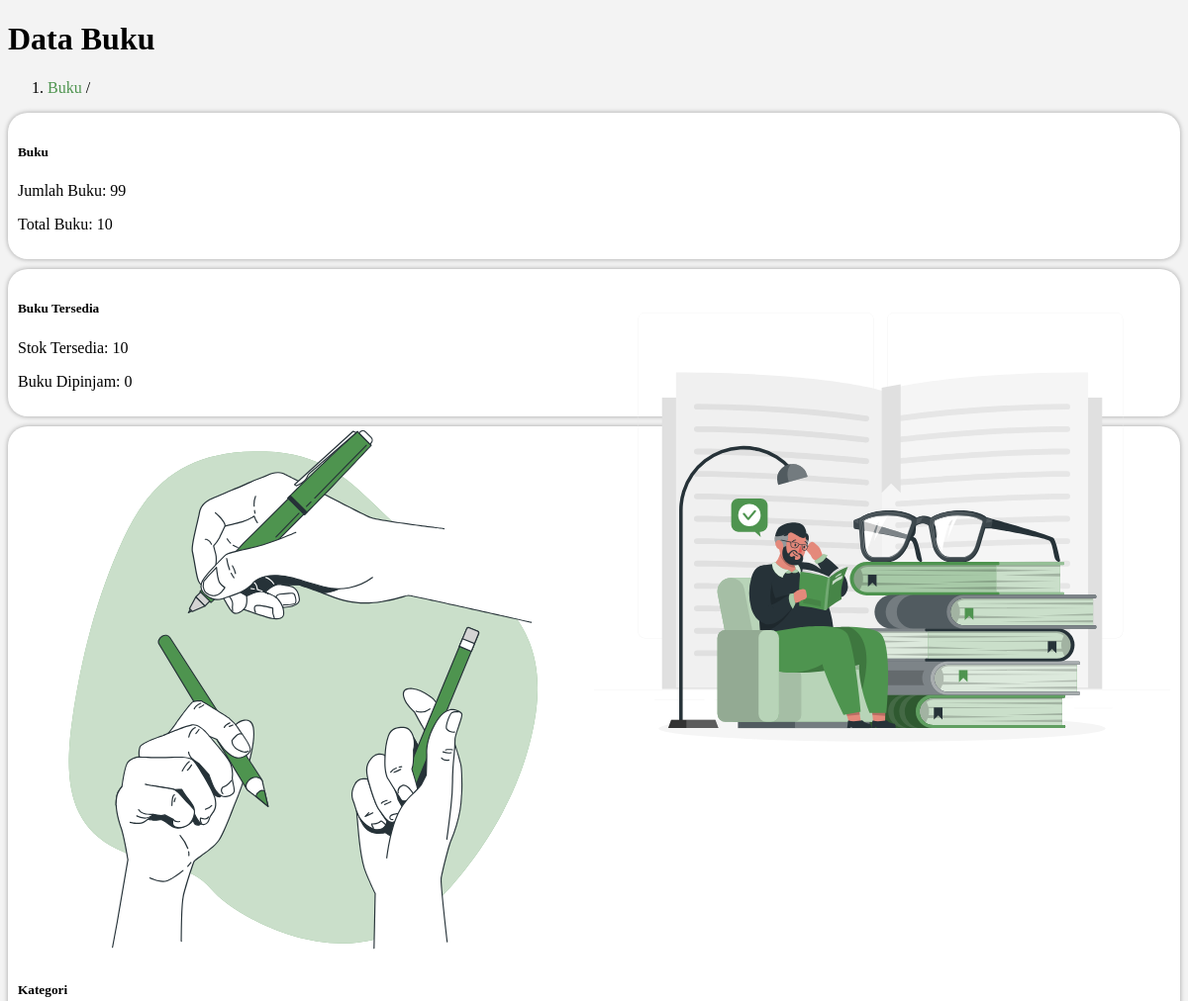
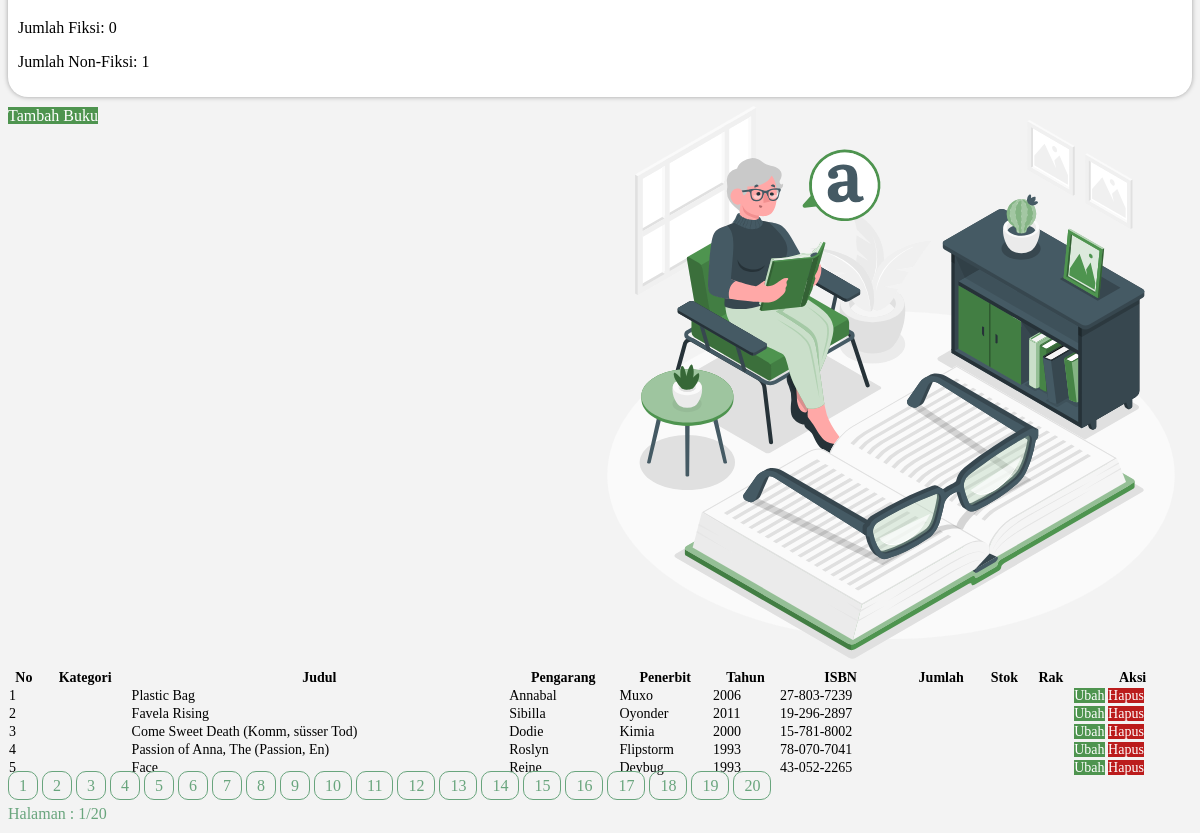
Page /page/buku/buku.php on the committed database (2 pictures, top to bottom).
### tables this page shows
CREATE TABLE `buku` (
  `kode_buku` int NOT NULL,
  `judul_buku` varchar(500) DEFAULT NULL,
  `isbn` varchar(100) DEFAULT NULL,
  `pengarang_buku` varchar(500) DEFAULT NULL,
  `tahun_terbit` varchar(11) DEFAULT NULL,
  `jumlah_buku` int DEFAULT NULL,
  `stok_tersedia` int DEFAULT NULL,
  `kategori_buku` varchar(255) DEFAULT NULL,
  `penerbit_buku` varchar(255) DEFAULT NULL,
  `lokasi_buku` varchar(25) DEFAULT NULL
);

### page/buku/buku.php (the view, shortened to what this page needs)
<?php
$hitung_buku = mysqli_query($conn, "SELECT SUM(jumlah_buku) AS jumlah_buku FROM buku");
$row_hitung_buku = mysqli_fetch_assoc($hitung_buku);
$total_buku = $row_hitung_buku['jumlah_buku'];
$data_buku = mysqli_query($conn, "SELECT * FROM buku");
$jumlah_row_buku = mysqli_num_rows($data_buku);
$hitung_stok_tersedia = mysqli_query($conn, "SELECT SUM(stok_tersedia) AS stok_tersedia FROM buku");
$row_hitung_buku_tersedia = mysqli_fetch_assoc($hitung_stok_tersedia);
$total_stok_tersedia = $row_hitung_buku_tersedia['stok_tersedia'];
$total_buku_dipinjam = $total_buku - $total_stok_tersedia;
$data_buku_fiksi = mysqli_query($conn, "SELECT * FROM buku where kategori_buku = 'Fiksi'");
$jumlah_buku_fiksi = mysqli_num_rows($data_buku_fiksi);
$data_buku_non_fiksi = mysqli_query($conn, "SELECT * FROM buku where kategori_buku = 'Non Fiksi'");
$jumlah_buku_non_fiksi = mysqli_num_rows($data_buku_non_fiksi);
?>
<!DOCTYPE html>
<html lang="en">
<head>
    <link rel="stylesheet" href="../../css/style.css">
</head>
<body>
    <h1 class="mt-4">Data Buku</h1>
    <ol class="breadcrumb mb-4">
        <li class="breadcrumb-item"><a href="dashboard.php?p=buku">Buku</a> / </li>
    </ol>
    <div class="row mb-3">
        <div class="col">
            <div class="card card-info">
                <div class="card-body">
                    <div class="row">
                        <div class="col">
                            <h5 class="card-title">Buku</h5>
                            <p class="card-text m-0">Jumlah Buku: <?= $jumlah_row_buku ?></p>
                            <p class="card-text">Total Buku: <?= $total_buku; ?></p>
                        </div>
                        <div class="col">
                            <img src="../../img/illustration/img4.svg" alt="" srcset="">
                        </div>
                    </div>
                </div>
            </div>
        </div>
        <div class="col">
            <div class="card card-info">
                <div class="card-body">
                <div class="row">
                        <div class="col">
                            <h5 class="card-title">Buku Tersedia</h5>
                            <p class="card-text m-0">Stok Tersedia: <?= $total_stok_tersedia; ?></p>
                            <p class="card-text">Buku Dipinjam: <?= $total_buku_dipinjam; ?></p>
                        </div>
                        <div class="col">
                            <img src="../../img/illustration/img3.svg" alt="" srcset="">
                        </div>
                </div>
                </div>
            </div>
        </div>
        <div class="col">
            <div class="card card-info">
                <div class="card-body">
                    <div class="row">
                    <div class="col">
                        <h5 class="card-title">Kategori</h5>
                        <p class="card-text m-0">Jumlah Fiksi: <?= $jumlah_buku_fiksi; ?></p>
                        <p class="card-text">Jumlah Non-Fiksi: <?= $jumlah_buku_non_fiksi; ?></p>
                    </div>
                    <div class="col-6">
                            <img src="../../img/illustration/img5.svg" alt="" srcset="">
                    </div>
                    </div>
                </div>
            </div>
        </div>
    </div>
    <div class="row">
        <div class="col-md-6">
            <a href="?p=buku&aksi=tambah" class="btn btn-hijau mb-3">Tambah Buku</a>
    </div>
    </div>
    <div class="card card-table mb-4">
        <div class="card-body">
            <div class="table-responsive">
                <table class="table table-bordered" id="dataTable" width="100%" cellspacing="0" style="font-size: 14px;">
                    <thead>
                        <tr>
                            <th>No</th>
                            <th>Kategori</th>
                            <th>Judul</th>
                            <th>Pengarang</th>
                            <th>Penerbit</th>
                            <th>Tahun</th>
                            <th>ISBN</th>
                            <th>Jumlah</th>
                            <th>Stok</th>
                            <th>Rak</th>
                            <th>Aksi</th>
                        </tr>
                    </thead>
                    <tbody>
                        <?php
                        $halaman = 5;
                        $page = isset($_GET["halaman"]) ? (int)$_GET["halaman"] : 1;
                        $mulai = ($page>1) ? ($page * $halaman) - $halaman : 0;
                        $result = mysqli_query($conn, "SELECT * FROM buku");
                        $total = mysqli_num_rows($result);
                        $pages = ceil($total/$halaman);
                        $query = mysqli_query($conn, "SELECT * FROM buku order by kode_buku desc LIMIT $mulai, $halaman" ) or die(mysql_error);
                        $no = $mulai+1;
                        while ($view_buku = $query->fetch_assoc()) {
                        ?>
                        <tr>
                            <td><?= $no++; ?></td>
                            <td><?= $view_buku['kategori_buku']; ?></td>
                            <td><?= $view_buku['judul_buku']; ?></td>
                            <td><?= $view_buku['pengarang_buku']; ?></td>
                            <td><?= $view_buku['penerbit_buku']; ?></td>
                            <td><?= $view_buku['tahun_terbit']; ?></td>
                            <td><?= $view_buku['isbn']; ?></td>
                            <td><?= $view_buku['jumlah_buku']; ?></td>
                            <td><?= $view_buku['stok_tersedia']; ?></td>
                            <td><?= $view_buku['lokasi_buku']; ?></td>
                            <td>
                                <a href="?p=buku&aksi=ubah&kode_buku=<?= $view_buku['kode_buku']; ?>" class="btn btn-hijau btn-sm">Ubah</a>
                                <a href="?p=buku&aksi=hapus&kode_buku=<?= $view_buku['kode_buku']; ?>" class="btn btn-merah btn-sm" onclick="return confirm('Yakin ?')">Hapus</a>
                            </td>
                        </tr>
                        <?php } ?>
                    </tbody>
                </table>
                <div class="pagging">
                    <?php for ($i=1; $i <= $pages; $i++) { ?>
                    <a href="?p=buku&halaman=<?php echo $i; ?>"><?php echo $i; ?></a>
                    <?php }?>
                </div >
                <div class="indikator-halaman">
                    Halaman : <?php echo $page."/".$pages; ?>
                </div>
            </div>
        </div>
    </div>
</body>
</html>

### css/style.css (style rules this page uses)
body { background-color: #f3f3f3 }
a { text-decoration: none; color: #4E944F; }
.btn-hijau { background-color: #4E944F; color: #fff; }
.btn-merah { background-color: #bb1c1c; color: #fff; }
.pagging a { text-decoration: none; padding: 5px 10px; border: solid 1px #69a57d; color: #69a57d; border-radius: 10px; }
.indikator-halaman { margin: 10px 0; color: #69a57d; }
.card-info { background-color: #fff; color: #000; box-shadow: 0 0 5px 0 #00000057; border-radius: 20px; padding: 10px; margin-bottom: 10px; }
.card-info .card-body img { width: 50%; float: right; }

### rows in the picture
buku: judul_buku "Plastic Bag", pengarang_buku "Annabal", penerbit_buku "Muxo", tahun_terbit "2006", isbn "27-803-7239"
buku: judul_buku "Favela Rising", pengarang_buku "Sibilla", penerbit_buku "Oyonder", tahun_terbit "2011", isbn "19-296-2897"
buku: judul_buku "Come Sweet Death (Komm, süsser Tod)", pengarang_buku "Dodie", penerbit_buku "Kimia", tahun_terbit "2000", isbn "15-781-8002"
buku: judul_buku "Passion of Anna, The (Passion, En)", pengarang_buku "Roslyn", penerbit_buku "Flipstorm", tahun_terbit "1993", isbn "78-070-7041"
buku: judul_buku "Face", pengarang_buku "Reine", penerbit_buku "Devbug", tahun_terbit "1993", isbn "43-052-2265"

### other values in the picture
$jumlah_row_buku "99"
$total_buku "10"
$total_stok_tersedia "10"
$total_buku_dipinjam "0"
$jumlah_buku_fiksi "0"
$jumlah_buku_non_fiksi "1"
$page "1"
$pages "20"
